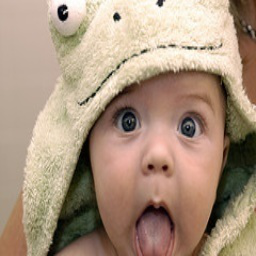
#> input picture ch1_basic/baby_1.jpg, 256 x 256 px
$ python ch1_derive.py
#> lines starting #> are read from the running program, lines starting #| are printed output that depends on the picture
# -*- coding: utf-8 -*-
"""
Created on Sun Aug 14 19:42:51 2016

@author: user
"""

from PIL import Image
from numpy import *
from pylab import *
from scipy.ndimage import filters
from scipy.ndimage import measurements,morphology
im = array(Image.open('baby_1.jpg').convert('L'))
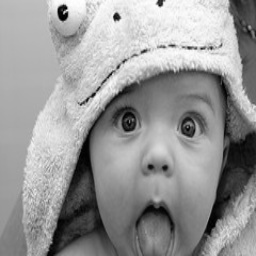
#> im: shape (256, 256); min 0, max 255, mean 151.2

#Sobel derivative filters
imx = zeros(im.shape)
#去噪
filters.gaussian_filter(im, (2,2), (0,1), imx)
filters.sobel(im,1,imx)
imy = zeros(im.shape)
filters.gaussian_filter(im, (2,2), (1,0), imy)
filters.sobel(im,0,imy)
magnitude = sqrt(imx**2+imy**2)
figure
subplot(2,2,1)
imshow(im)
subplot(2,2,2)
imshow(magnitude)
subplot(2,2,3)
imshow(imx)
subplot(2,2,4)
imshow(imy)
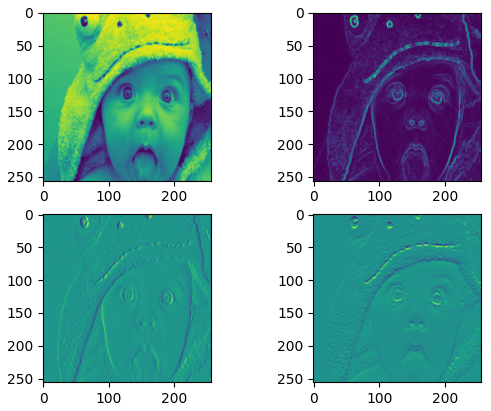
#> figure drawn by matplotlib, 4 panels

$ run again, with ch1_basic/baby_16.jpg copied over ch1_basic/baby_1.jpg
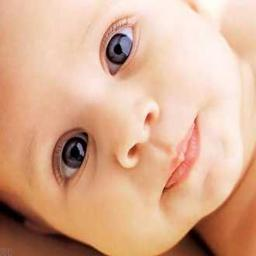
#> input picture ch1_basic/baby_16.jpg, 256 x 256 px
#> `im = array(Image.open('baby_1.jpg').convert('L'))`:
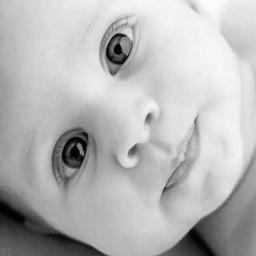
#> im: shape (256, 256); min 0, max 252, mean 183.1
#> `imshow(imy)`:
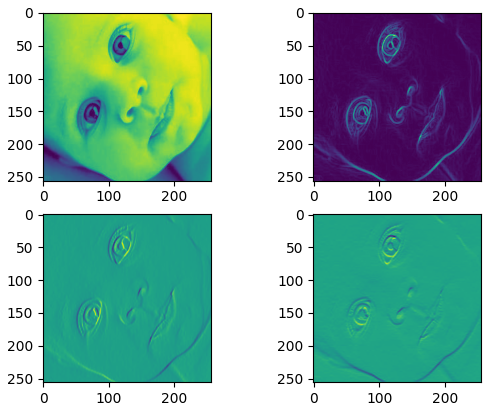
#> figure drawn by matplotlib, 4 panels
